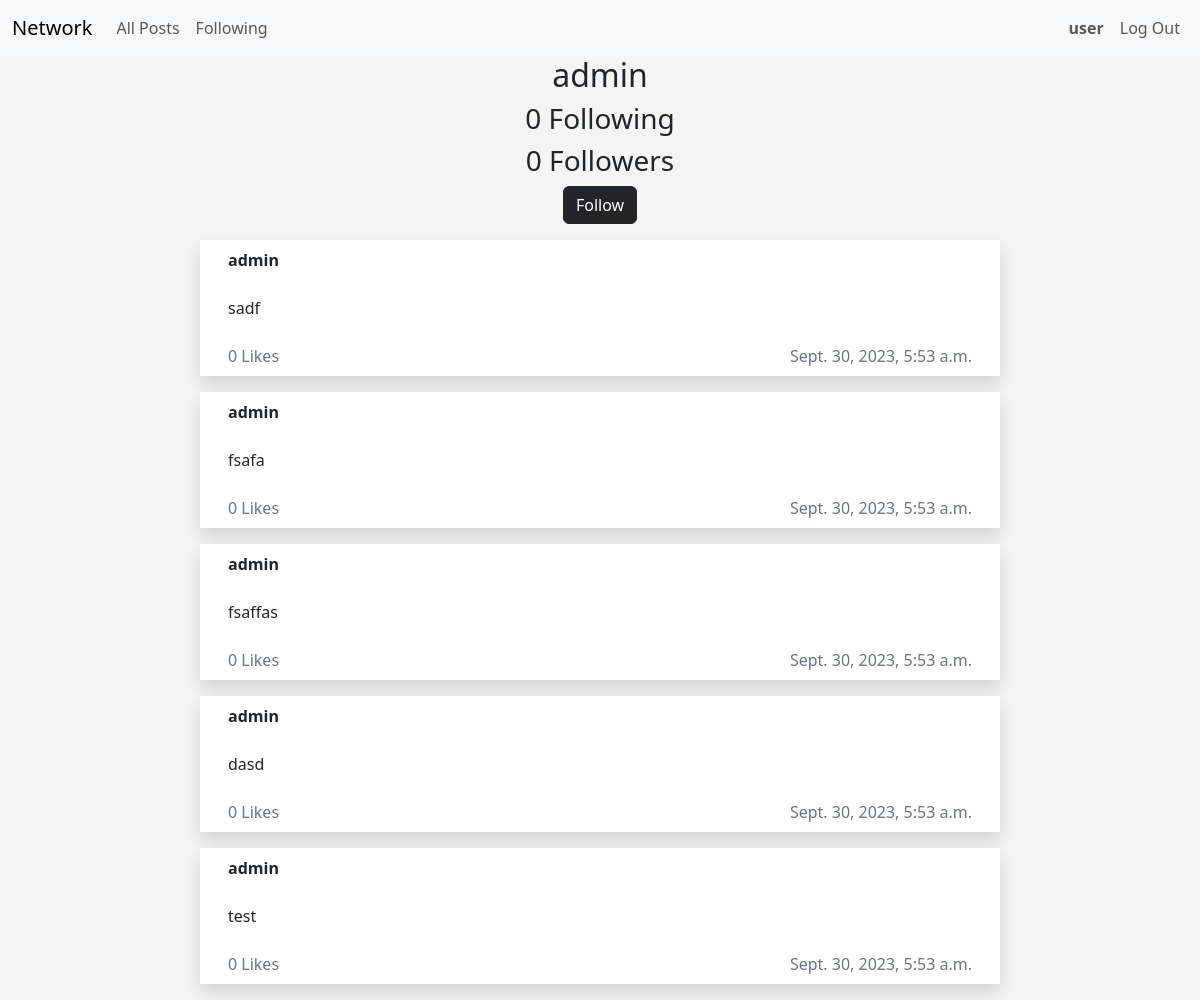
Before: /profile/2 (signed in) with the older database file.
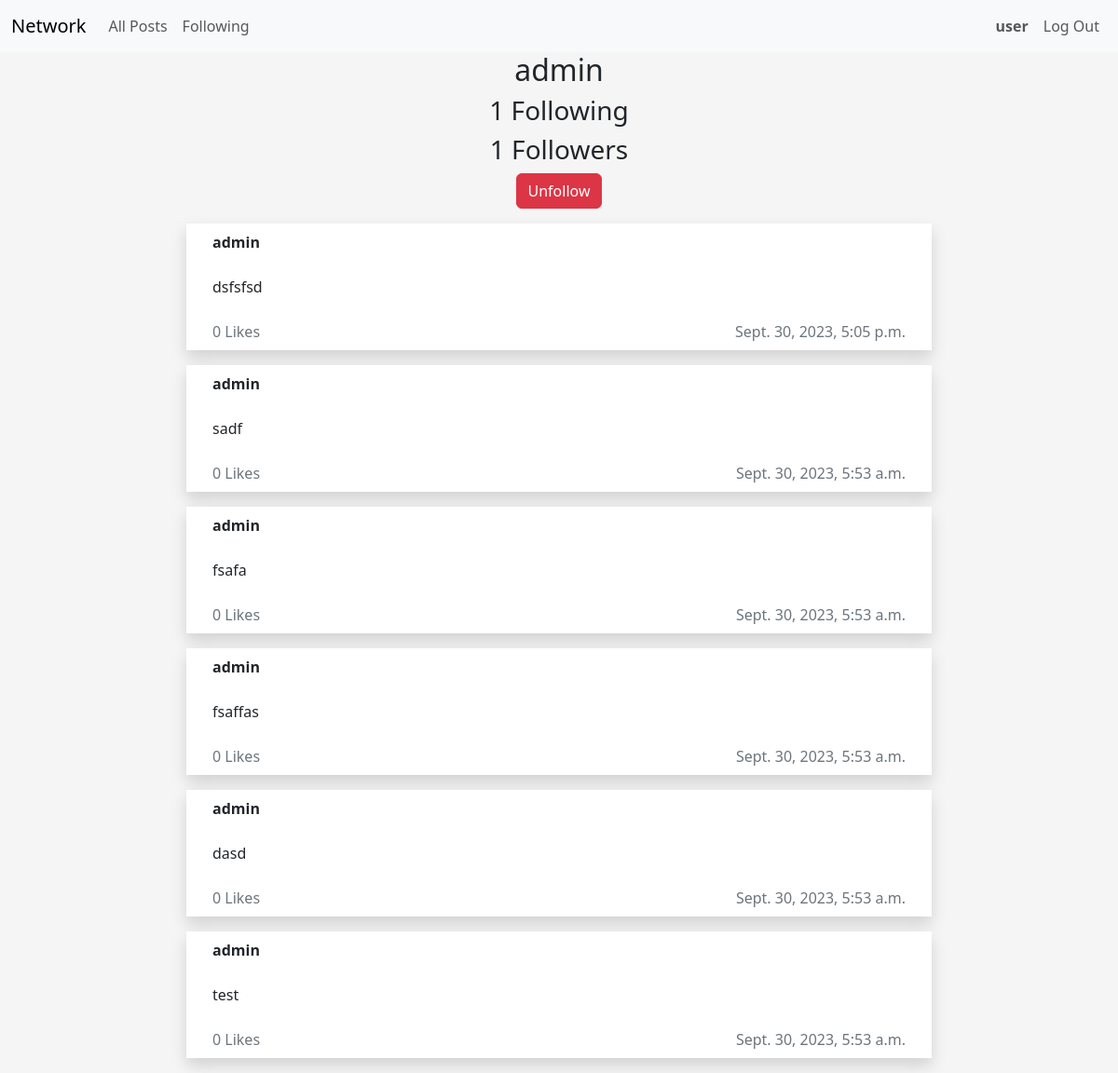
After: the same page with the newer database file.
### network/models.py (models this page shows, shortened)
class User(AbstractUser):
    pass

class Post(models.Model):
    user = models.ForeignKey(User, on_delete=models.CASCADE)
    content = models.TextField()
    timestamp = models.DateTimeField(auto_now_add=True)
    likes = models.PositiveBigIntegerField(default=0)

### network/views.py (the view, shortened to what this page needs)
# urls.py: path("profile/<int:user_id>",views.profile, name="profile"),
@login_required(login_url="/login")
def profile(request, user_id):
    user = get_object_or_404(User, id=user_id)  # Get the User object with the specified user_id
    if request.method == "GET":
        posts = Post.objects.filter(user=user)  # Filter posts for the specific user
        is_following = Following.objects.filter(user=request.user, user_followed=user_id).exists()
        return render(request, "network/profile.html",{
            "posts" : posts,
            "user": user,
            "is_following": is_following
        })

### network/templates/network/profile.html (shortened to what this page needs)
{% extends "network/layout.html" %}
{% block body %}
<div class="container">
    <h2>{{ user }}</h2>
    <h3>{{ user.following.count }} Following</h3>
    <h3>{{ user.followers.count }} Followers</h3>
{% if user != request.user %}
    {% if is_following %}
        <form action="{% url 'profile' user.id %}" method="post">
            <button type="submit" class="btn btn-danger mb-3">Unfollow</button>
        </form>
    {% else %}
        <form action="{% url 'profile' user.id %}" method="post">
            <button type="submit" class="btn btn-dark mb-3">Follow</button>
        </form>
    {% endif %}
{% endif %}
</div>
   {% for post in posts reversed %}
   <div class="row mb-3">
        <div class="card rounded-0 border-0 shadow mx-auto" style="max-width: 50rem;">
            <div class="card-header bg-transparent border-0">
                <strong>{{ post.user }}</strong>
            </div>
            <div class="card-body text-dark">
                {{ post.content }}
            </div>
            <div class="card-footer bg-transparent text-secondary border-0 d-flex justify-content-between">
                <div>
                <span> {{ post.likes }} Likes</span>
                </div>
                <div>
                <span> {{ post.timestamp }}</span>
                </div>
            </div>
        </div>
    </div>
    {% endfor %}
{% endblock %}

### network/templates/network/layout.html (shortened to what this page needs)
{% load static %}
<!DOCTYPE html>
<html lang="en">
    <head>
        <link href="https://cdn.jsdelivr.net/npm/bootstrap@5.3.2/dist/css/bootstrap.min.css" rel="stylesheet">
        <link href="{% static 'network/styles.css' %}" rel="stylesheet">
    </head>
    <body>
        <nav class="navbar navbar-expand-lg bg-body-tertiary">
            <div class="container-fluid">
              <a class="navbar-brand" href="{% url 'index' %}">Network</a>
              <div class="collapse navbar-collapse" id="navbarTogglerDemo02">
                <ul class="navbar-nav me-auto mb-2 mb-lg-0">
                  <li class="nav-item">
                    <a class="nav-link" href="{% url 'index' %}">All Posts</a>
                  </li>
                  {% if user.is_authenticated %}
                  <li class="nav-item">
                    <a class="nav-link" href="{% url 'following' %}">Following</a>
                  </li>
                  {% endif %}
                </ul>
                <ul class="navbar-nav ms-auto">
                    {% if user.is_authenticated %}
                    <li class="nav-item">
                        <a class="nav-link" href="{% url 'profile' request.user.id %}"><strong>{{ request.user.username }}</strong></a>
                    </li>
                      <li class="nav-item">
                        <a class="nav-link" href="{% url 'logout' %}">Log Out</a>
                      </li>
                    {% endif %}
                </ul>
              </div>
            </div>
          </nav>
        <div class="body">
            {% block body %}
            {% endblock %}
        </div>
    </body>
</html>

### network/static/network/styles.css (style rules this page uses)
.container { display: block; justify-content: center; text-align: center; }
h2 { text-align: center; }
body { background-color: #f5f5f5; }

Changed rows visible on the page:
changed User "admin": following.count "0" → "1"; followers.count "0" → "1"
added Post: user "admin", content "dsfsfsd", likes "0", timestamp "Sept. 30, 2023, 5:05 p.m."
Other visible differences:
text no longer shown: "Follow"
text now shown: "Unfollow"
